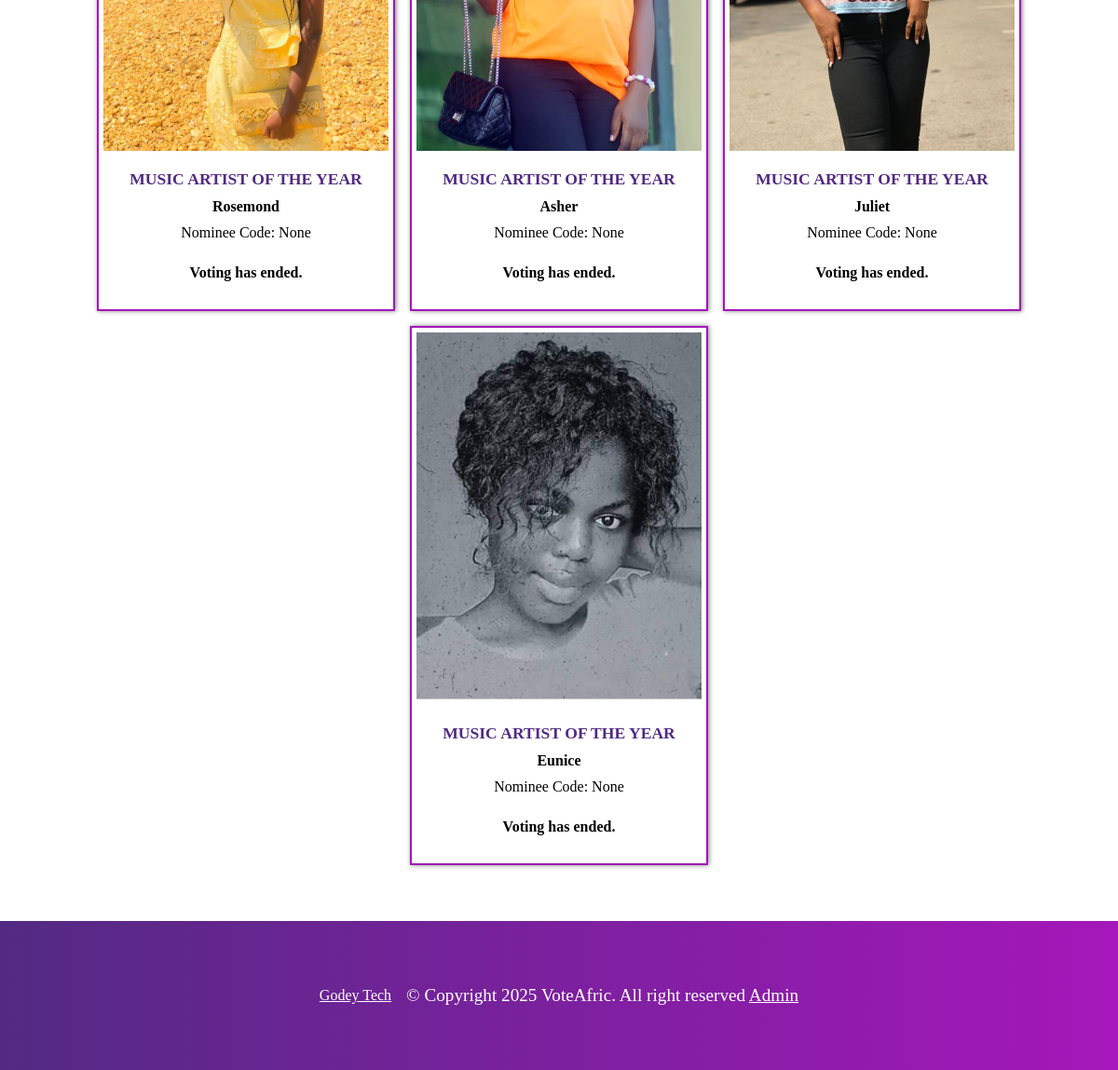
The app's page /payment/nominee/MUSICARTISTOFTHEYEAR2024/ (lower part), older data.
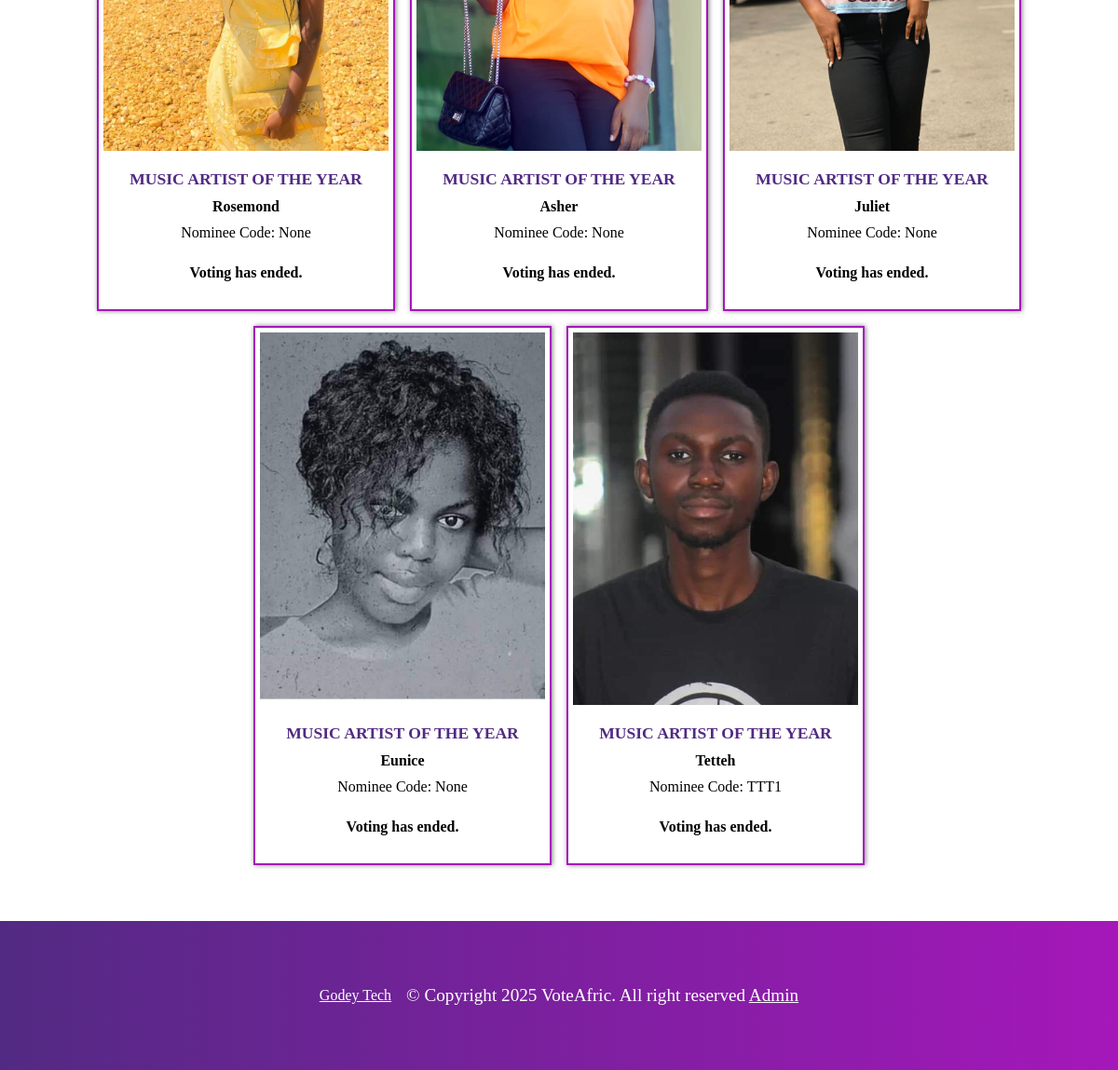
The same page, newer data.
### payment/models.py (models this page shows, shortened)
class Nominees(models.Model):
    category = models.ForeignKey(Category, on_delete=models.CASCADE, null=True)
    sub_category = models.ForeignKey(SubCategory, on_delete=models.CASCADE, null=True)
    name = models.CharField(max_length=100)
    image = models.ImageField(upload_to="nominees")
    slug = models.SlugField(unique=True, null=True)
    total_vote = models.IntegerField(default=0, null=True)
    can_vote = models.BooleanField(default=True)
    can_see_result = models.BooleanField(default=True)
    code = models.CharField(max_length=4, unique=True, null=True)
    date_added = models.DateTimeField('date added', null=True)
    end_date = models.DateTimeField('end date', null=True)
    class Meta:
        verbose_name_plural = "nominees"
        ordering = ('-total_vote',)

### vote/models.py (models this page shows, shortened)
class SubCategory(models.Model):
    category = models.ForeignKey(Category, on_delete=models.CASCADE)
    content = models.CharField(max_length=100)
    slug = models.SlugField(unique=True)
    date = models.DateTimeField(timezone.now)
    class Meta:
        verbose_name_plural = "sub categories"
        ordering = ('-date',)

### payment/views.py (the view)
# urls.py: path('nominee/<slug:nominee_slug>/', views.nominees, name='nominee_detail'),
def nominees(request, nominee_slug):
    sub_category = None
    nominees = Nominees.objects.all()
    current_time = timezone.now()
    if nominee_slug:
        sub_category = get_object_or_404(SubCategory, slug=nominee_slug)
        nominees = nominees.filter(sub_category=sub_category)
    context = {
        'sub_category': sub_category,
        'nominees': nominees,
        'current_time': current_time,
        'title': 'Nominees',
    }
    return render(request, 'payment/nomineesPage.html', context)

### vote/models.py (called while the page is built)
    def __str__(self):
        return self.award

### payment/templates/payment/nomineesPage.html (shortened to what this page needs)
{% extends 'vote/base.html' %}
{% load static %}
{% block content %}
<section class="nominees-section-container content">
    <div class="nominees-container">
        {% for n in nominees %}
        <div class="nominees">
            <img src="{{ n.image.url }}" alt="image" loading="lazy">
            <div class="nominees-detail">
                <h2>{{ n.sub_category.content }}</h2>
                <h3>{{ n.name }}</h3>
                <p>Nominee Code: {{ n.code }}</p>
                <div class="vote-button">
                    {% if current_time < n.end_date %}
                    <a href="{% url 'vote-page' n.slug %}">Vote</a>
                    {% else %}
                    <h3>Voting has ended.</h3>
                    {% endif %}
                </div>
            </div>
        </div>
        {% endfor %}
    </div>
</section>
{% endblock content %}

Row changes from the older to the newer data that the page shows:
added Nominees: image (picture), sub_category.content "MUSIC ARTIST OF THE YEAR", name "Tetteh", code "TTT1", shows "Voting has ended."
